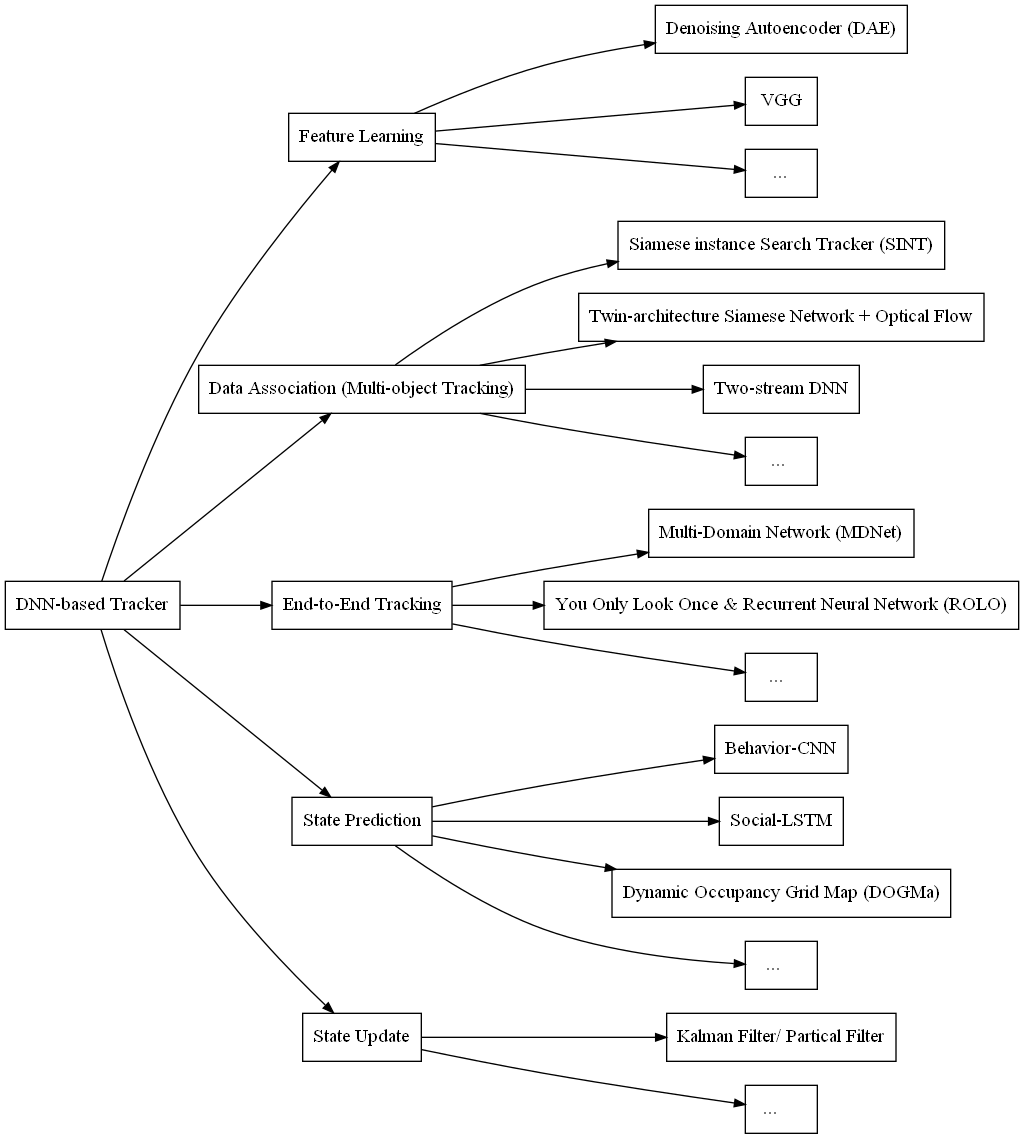

Python code for this plot:
'''
G = pgv.AGraph(directed=True, strict=False, nodesep=0, ranksep=1.2, rankdir="TB",
               splines="none", concentrate=True, bgcolor="write",
               compound=True, normalize=False, encoding='UTF-8')

directed -> False | True：有向图
strict -> True | False：简单图
nodesep：同级节点最小间距
ranksep：不同级节点最小间距
rankdir：绘图方向，可选 TB (从上到下), LR (从左到右), BT (从下到上), RL (从右到左)
splines：线条类型，可选 ortho (直角), polyline (折线), spline (曲线), line (线条), none (无)
concentrate -> True | False：合并线条 (双向箭头)
bgcolor：背景颜色
compound -> True | False：多子图时，不允许子图相互覆盖
normalize -> False | True：以第一个节点作为顶节点
'''
import pygraphviz as pgv

G = pgv.AGraph(directed=True, strict=False, ranksep=0.2, 
               splines="spline", rankdir = "LR", concentrate=True)

a0 = "DNN-based Tracker"

a1 = "Feature Learning"
a2 = "Data Association (Multi-object Tracking)"
a3 ="End-to-End Tracking"
a4 = "State Prediction"
a5 = "State Update"

a11 = "Denoising Autoencoder (DAE)"
a12 = "VGG"
a13 = "..."

a21 = "Siamese instance Search Tracker (SINT)"
a22 = "Twin-architecture Siamese Network + Optical Flow"
a23 = "Two-stream DNN"
a24 = "... "

a31 = "Multi-Domain Network (MDNet)"
a32 = "You Only Look Once & Recurrent Neural Network (ROLO)"
a33 = "...  "

a41 = "Behavior-CNN"
a42 = "Social-LSTM"
a43 = "Dynamic Occupancy Grid Map (DOGMa)"
a44 = "...   "

a51 = "Kalman Filter/ Partical Filter"
a52 = "...    "

G.add_nodes_from([a0, 
                  a1, a2, a3, a4, a5,
                  a11, a12, a13,
                  a21, a22, a23, a24,
                  a31, a32, a33,
                  a41, a42, a43, a44,
                  a51, a52],
                  shape = "polygen", style = "solid")

G.add_edges_from([[a0, a1], [a0, a2], [a0, a3], [a0, a4], [a0, a5],
                  [a1, a11], [a1, a12], [a1, a13],
                  [a2, a21], [a2, a22], [a2, a23], [a2, a24],
                  [a3, a31], [a3, a32], [a3, a33],
                  [a4, a41], [a4, a42], [a4, a43], [a4, a44],
                  [a5, a51], [a5, a52]],
                  arrowsize=0.8)

G.layout()
G.draw("figureDNNtrackingmodel.png", prog="dot")
